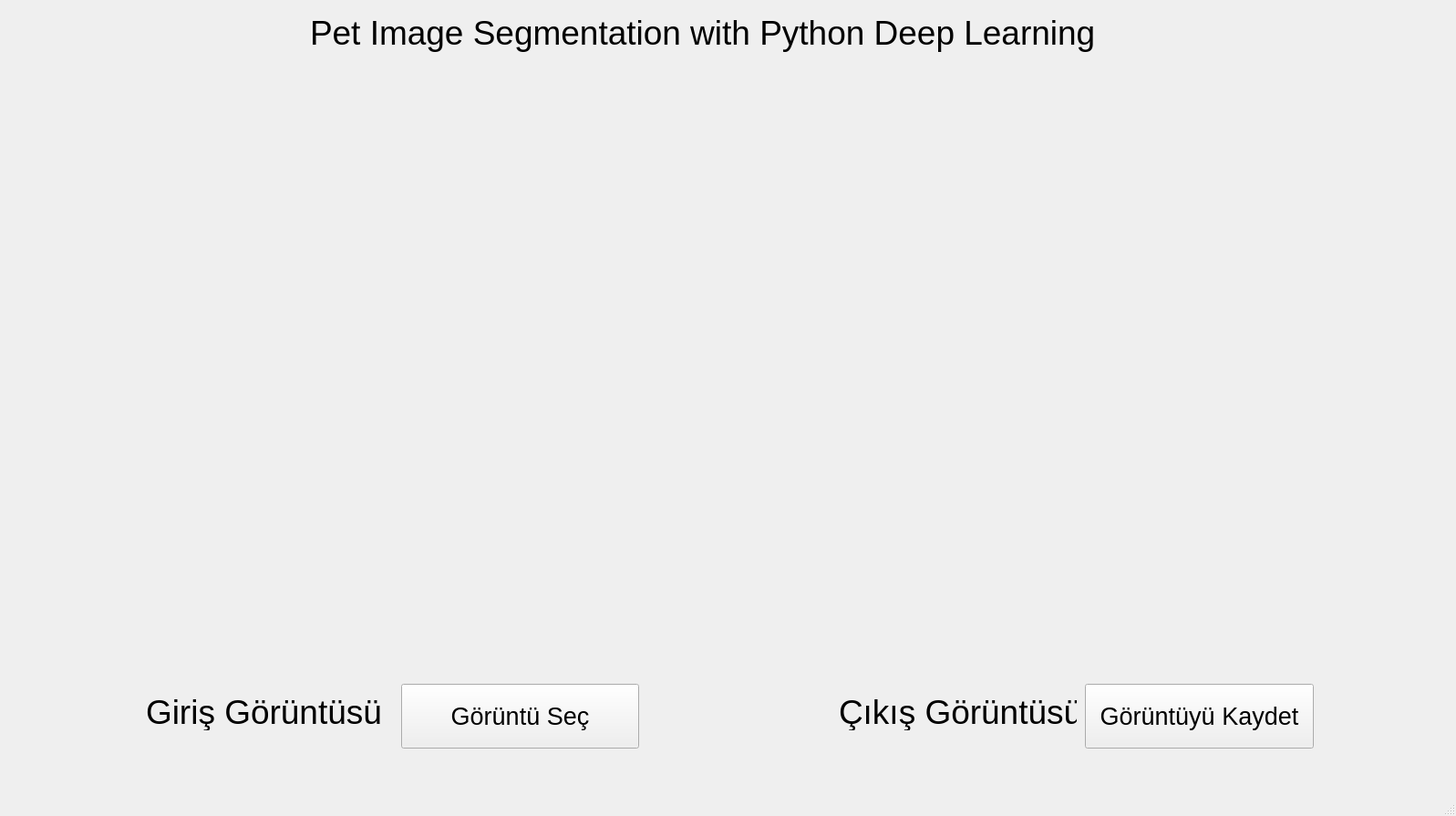
<?xml version="1.0" encoding="UTF-8"?>
<ui version="4.0">
 <class>MainWindow</class>
 <widget class="QMainWindow" name="MainWindow">
  <property name="geometry">
   <rect>
    <x>0</x>
    <y>0</y>
    <width>1597</width>
    <height>895</height>
   </rect>
  </property>
  <property name="windowTitle">
   <string>MainWindow</string>
  </property>
  <widget class="QWidget" name="centralwidget">
   <widget class="QLabel" name="label">
    <property name="geometry">
     <rect>
      <x>340</x>
      <y>-10</y>
      <width>901</width>
      <height>91</height>
     </rect>
    </property>
    <property name="font">
     <font>
      <pointsize>28</pointsize>
     </font>
    </property>
    <property name="text">
     <string>Pet Image Segmentation with Python Deep Learning</string>
    </property>
   </widget>
   <widget class="QPushButton" name="btnGoruntuSec">
    <property name="geometry">
     <rect>
      <x>440</x>
      <y>750</y>
      <width>261</width>
      <height>71</height>
     </rect>
    </property>
    <property name="font">
     <font>
      <pointsize>20</pointsize>
     </font>
    </property>
    <property name="text">
     <string>Görüntü Seç</string>
    </property>
   </widget>
   <widget class="QPushButton" name="btnGoruntuKaydet">
    <property name="geometry">
     <rect>
      <x>1190</x>
      <y>750</y>
      <width>251</width>
      <height>71</height>
     </rect>
    </property>
    <property name="font">
     <font>
      <pointsize>20</pointsize>
     </font>
    </property>
    <property name="text">
     <string>Görüntüyü Kaydet</string>
    </property>
   </widget>
   <widget class="QLabel" name="label_2">
    <property name="geometry">
     <rect>
      <x>160</x>
      <y>760</y>
      <width>261</width>
      <height>41</height>
     </rect>
    </property>
    <property name="font">
     <font>
      <pointsize>28</pointsize>
     </font>
    </property>
    <property name="text">
     <string>Giriş Görüntüsü</string>
    </property>
   </widget>
   <widget class="QLabel" name="label_3">
    <property name="geometry">
     <rect>
      <x>920</x>
      <y>760</y>
      <width>261</width>
      <height>41</height>
     </rect>
    </property>
    <property name="font">
     <font>
      <pointsize>28</pointsize>
     </font>
    </property>
    <property name="text">
     <string>Çıkış Görüntüsü</string>
    </property>
   </widget>
   <widget class="QLabel" name="lblGirisGoruntusu">
    <property name="geometry">
     <rect>
      <x>80</x>
      <y>90</y>
      <width>640</width>
      <height>640</height>
     </rect>
    </property>
    <property name="text">
     <string/>
    </property>
    <property name="alignment">
     <set>Qt::AlignCenter</set>
    </property>
   </widget>
   <widget class="QLabel" name="lblCikisGoruntusu">
    <property name="geometry">
     <rect>
      <x>850</x>
      <y>90</y>
      <width>640</width>
      <height>640</height>
     </rect>
    </property>
    <property name="text">
     <string/>
    </property>
    <property name="alignment">
     <set>Qt::AlignCenter</set>
    </property>
   </widget>
  </widget>
  <widget class="QMenuBar" name="menubar">
   <property name="geometry">
    <rect>
     <x>0</x>
     <y>0</y>
     <width>1597</width>
     <height>21</height>
    </rect>
   </property>
  </widget>
  <widget class="QStatusBar" name="statusbar"/>
 </widget>
 <resources/>
 <connections/>
</ui>
